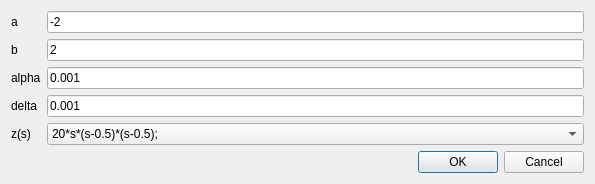
<?xml version="1.0" encoding="UTF-8"?>
<ui version="4.0">
 <class>Dialog</class>
 <widget class="QDialog" name="Dialog">
  <property name="geometry">
   <rect>
    <x>0</x>
    <y>0</y>
    <width>278</width>
    <height>177</height>
   </rect>
  </property>
  <property name="sizePolicy">
   <sizepolicy hsizetype="Fixed" vsizetype="Fixed">
    <horstretch>0</horstretch>
    <verstretch>0</verstretch>
   </sizepolicy>
  </property>
  <property name="windowTitle">
   <string>Parameters</string>
  </property>
  <property name="windowIcon">
   <iconset>
    <normaloff>img/icon.png</normaloff>img/icon.png</iconset>
  </property>
  <layout class="QFormLayout" name="formLayout">
   <item row="0" column="0">
    <widget class="QLabel" name="label">
     <property name="text">
      <string>a</string>
     </property>
    </widget>
   </item>
   <item row="0" column="1">
    <widget class="QLineEdit" name="lineEdit_a">
     <property name="text">
      <string>-2</string>
     </property>
    </widget>
   </item>
   <item row="1" column="0">
    <widget class="QLabel" name="label_2">
     <property name="text">
      <string>b</string>
     </property>
    </widget>
   </item>
   <item row="1" column="1">
    <widget class="QLineEdit" name="lineEdit_b">
     <property name="text">
      <string>2</string>
     </property>
    </widget>
   </item>
   <item row="2" column="0">
    <widget class="QLabel" name="label_3">
     <property name="text">
      <string>alpha</string>
     </property>
    </widget>
   </item>
   <item row="2" column="1">
    <widget class="QLineEdit" name="lineEdit_alpha">
     <property name="text">
      <string>0.001</string>
     </property>
    </widget>
   </item>
   <item row="3" column="0">
    <widget class="QLabel" name="label_4">
     <property name="text">
      <string>delta</string>
     </property>
    </widget>
   </item>
   <item row="3" column="1">
    <widget class="QLineEdit" name="lineEdit_delta">
     <property name="text">
      <string>0.001</string>
     </property>
    </widget>
   </item>
   <item row="5" column="0">
    <widget class="QLabel" name="label_5">
     <property name="text">
      <string>z(s)</string>
     </property>
    </widget>
   </item>
   <item row="5" column="1">
    <widget class="QComboBox" name="comboBox">
     <property name="currentIndex">
      <number>0</number>
     </property>
     <item>
      <property name="text">
       <string>20*s*(s-0.5)*(s-0.5);</string>
      </property>
     </item>
     <item>
      <property name="text">
       <string>4*s*(1 - s);</string>
      </property>
     </item>
     <item>
      <property name="text">
       <string>1 / (100 * s*s + 1);</string>
      </property>
     </item>
     <item>
      <property name="text">
       <string>atan(s);</string>
      </property>
     </item>
     <item>
      <property name="text">
       <string>((exp(-((s - 0.3)*(s - 0.3)) / 0.06) + exp(-((s - 0.3)*(s - 0.3)) / 0.06)) / 0.09550408) - 0.052130913</string>
      </property>
     </item>
    </widget>
   </item>
   <item row="6" column="0" colspan="2">
    <widget class="QDialogButtonBox" name="buttonBox">
     <property name="orientation">
      <enum>Qt::Horizontal</enum>
     </property>
     <property name="standardButtons">
      <set>QDialogButtonBox::Cancel|QDialogButtonBox::Ok</set>
     </property>
    </widget>
   </item>
  </layout>
 </widget>
 <resources/>
 <connections>
  <connection>
   <sender>buttonBox</sender>
   <signal>accepted()</signal>
   <receiver>Dialog</receiver>
   <slot>accept()</slot>
   <hints>
    <hint type="sourcelabel">
     <x>248</x>
     <y>254</y>
    </hint>
    <hint type="destinationlabel">
     <x>157</x>
     <y>274</y>
    </hint>
   </hints>
  </connection>
  <connection>
   <sender>buttonBox</sender>
   <signal>rejected()</signal>
   <receiver>Dialog</receiver>
   <slot>reject()</slot>
   <hints>
    <hint type="sourcelabel">
     <x>316</x>
     <y>260</y>
    </hint>
    <hint type="destinationlabel">
     <x>286</x>
     <y>274</y>
    </hint>
   </hints>
  </connection>
 </connections>
</ui>
